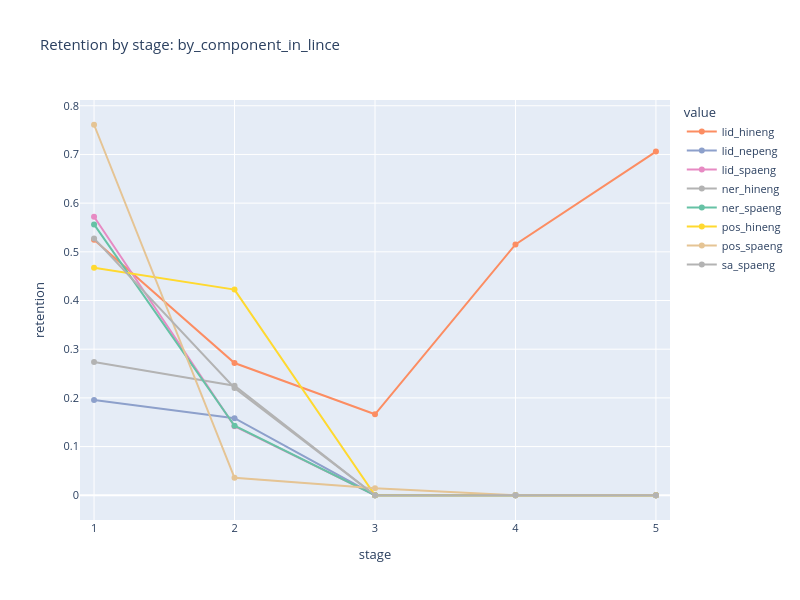

Source (notebook cell):
### Code cell
render_retention_line("by_component_in_lince", width=800)

### Figure 1 — Plotly figure (JSON) as saved in the notebook; plotly's stock layout.template omitted (floating-point values rounded to 4 significant figures)
{"data": [{"hovertemplate": "value=lid_hineng<br>stage=%{x}<br>retention=%{y}<extra></extra>", "legendgroup": "lid_hineng", "line": {"color": "rgb(252,141,98)", "dash": "solid"}, "marker": {"symbol": "circle"}, "mode": "lines+markers", "name": "lid_hineng", "orientation": "v", "showlegend": true, "type": "scatter", "x": [1, 2, 3, 4, 5], "xaxis": "x", "y": [0.5251, 0.2716, 0.1662, 0.5152, 0.7059], "yaxis": "y"}, {"hovertemplate": "value=lid_nepeng<br>stage=%{x}<br>retention=%{y}<extra></extra>", "legendgroup": "lid_nepeng", "line": {"color": "rgb(141,160,203)", "dash": "solid"}, "marker": {"symbol": "circle"}, "mode": "lines+markers", "name": "lid_nepeng", "orientation": "v", "showlegend": true, "type": "scatter", "x": [1, 2, 3, 4, 5], "xaxis": "x", "y": [0.1956, 0.1583, 0.0, 0.0, 0.0], "yaxis": "y"}, {"hovertemplate": "value=lid_spaeng<br>stage=%{x}<br>retention=%{y}<extra></extra>", "legendgroup": "lid_spaeng", "line": {"color": "rgb(231,138,195)", "dash": "solid"}, "marker": {"symbol": "circle"}, "mode": "lines+markers", "name": "lid_spaeng", "orientation": "v", "showlegend": true, "type": "scatter", "x": [1, 2, 3, 4, 5], "xaxis": "x", "y": [0.5722, 0.1415, 0.0, 0.0, 0.0], "yaxis": "y"}, {"hovertemplate": "value=ner_hineng<br>stage=%{x}<br>retention=%{y}<extra></extra>", "legendgroup": "ner_hineng", "line": {"color": "rgb(179,179,179)", "dash": "solid"}, "marker": {"symbol": "circle"}, "mode": "lines+markers", "name": "ner_hineng", "orientation": "v", "showlegend": true, "type": "scatter", "x": [1, 2, 3, 4, 5], "xaxis": "x", "y": [0.2737, 0.225, 0.0, 0.0, 0.0], "yaxis": "y"}, {"hovertemplate": "value=ner_spaeng<br>stage=%{x}<br>retention=%{y}<extra></extra>", "legendgroup": "ner_spaeng", "line": {"color": "rgb(102,194,165)", "dash": "solid"}, "marker": {"symbol": "circle"}, "mode": "lines+markers", "name": "ner_spaeng", "orientation": "v", "showlegend": true, "type": "scatter", "x": [1, 2, 3, 4, 5], "xaxis": "x", "y": [0.5563, 0.1427, 0.0, 0.0, 0.0], "yaxis": "y"}, {"hovertemplate": "value=pos_hineng<br>stage=%{x}<br>retention=%{y}<extra></extra>", "legendgroup": "pos_hineng", "line": {"color": "rgb(255,217,47)", "dash": "solid"}, "marker": {"symbol": "circle"}, "mode": "lines+markers", "name": "pos_hineng", "orientation": "v", "showlegend": true, "type": "scatter", "x": [1, 2, 3, 4, 5], "xaxis": "x", "y": [0.4674, 0.4224, 0.0, 0.0, 0.0], "yaxis": "y"}, {"hovertemplate": "value=pos_spaeng<br>stage=%{x}<br>retention=%{y}<extra></extra>", "legendgroup": "pos_spaeng", "line": {"color": "rgb(229,196,148)", "dash": "solid"}, "marker": {"symbol": "circle"}, "mode": "lines+markers", "name": "pos_spaeng", "orientation": "v", "showlegend": true, "type": "scatter", "x": [1, 2, 3, 4, 5], "xaxis": "x", "y": [0.761, 0.03595, 0.01448, 0.0, 0.0], "yaxis": "y"}, {"hovertemplate": "value=sa_spaeng<br>stage=%{x}<br>retention=%{y}<extra></extra>", "legendgroup": "sa_spaeng", "line": {"color": "rgb(179,179,179)", "dash": "solid"}, "marker": {"symbol": "circle"}, "mode": "lines+markers", "name": "sa_spaeng", "orientation": "v", "showlegend": true, "type": "scatter", "x": [1, 2, 3, 4, 5], "xaxis": "x", "y": [0.5276, 0.2204, 0.0, 0.0, 0.0], "yaxis": "y"}], "layout": {"font": {"size": 11}, "height": 600, "legend": {"title": {"text": "value"}, "tracegroupgap": 0}, "title": {"text": "Retention by stage: by_component_in_lince"}, "width": 800, "xaxis": {"anchor": "y", "domain": [0, 1], "dtick": 1, "range": [0.9, 5.1], "title": {"text": "stage"}}, "yaxis": {"anchor": "x", "domain": [0, 1], "title": {"text": "retention"}}}}
